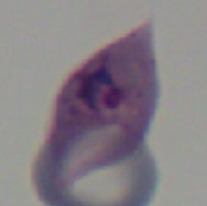
#> input picture data/sample/crops/bbbc041/010961af-b38c-49de-aca0-e3732d73d414_56.png, 207 x 206 px
$ python -i imagestats.py   (imports and definitions only)   (older library calls are emulated)
#> lines starting #> are read from the running program, lines starting #| are printed output that depends on the picture; after the words box and inside, x2 and y2 are one past the last pixel; in counts of white or black regions, pixels touching at a corner belong together
"""Per-image statistics for the EDA.

The features are grouped to match the axes along which the three datasets are
claimed to differ: size, illumination, staining colour, sharpness, and crop
format. Each is cheap enough to compute over all 115k cells and is written to
CSV once, so figures and quoted numbers can be regenerated without touching the
images again.

A note on sharpness. Laplacian variance is the standard no-reference blur
measure, but on raw images it is dominated by pixel dimensions and JPEG
quantisation, so a large sharp slide and a small sharp crop are not comparable.
Every scale-dependent statistic here is therefore computed after resizing to
MODEL_INPUT (224), which is what the network actually sees. `lapvar_native` is
kept alongside it as a footnote, not as the headline number.
"""
from __future__ import annotations

import cv2
import numpy as np
import pandas as pd
from scipy.stats import rankdata
from tqdm.auto import tqdm as _tqdm

from . import paths

# Pixels darker than this count as background padding rather than tissue. NIH
# cells are segmented onto pure black, so the measure separates a masked crop
# from an unmasked one; real stained tissue essentially never goes this dark.
BLACK_LEVEL = 15

# The brightness and sharpness measures are taken on the tissue interior: the
# tissue mask eroded by this many pixels. Erosion matters for the Laplacian,
# which reads a 3x3 neighbourhood, so a pixel sitting on the tissue boundary
# still sees padding and returns the mask edge rather than the optics. Three
# pixels clears that kernel with room to spare.
TISSUE_ERODE_PX = 3
_ERODE_KERNEL = np.ones((2 * TISSUE_ERODE_PX + 1,) * 2, np.uint8)

FEATURES = [
    "w", "h", "area", "aspect", "upscale_factor",
    "gray_mean", "gray_std", "gray_p5", "gray_p50", "gray_p95",
    "r_mean", "g_mean", "b_mean", "rb_diff", "sat_mean", "hue_mean",
    "lapvar224", "lapvar_native",
    "black_frac", "black_frac_outer", "black_frac_center",
    "gray_mean_center", "gray_std_center", "lapvar224_center",
    "r_mean_center", "g_mean_center", "b_mean_center",
    "rb_diff_center", "sat_mean_center", "hue_mean_center",
]

# Features measured on tissue only. NIH cells are segmented onto black, so
# roughly a quarter of every NIH crop is padding. Whole-crop statistics
# therefore describe that padding as much as the cell, and comparing them
# across datasets compares crop format rather than imaging. The centre
# variants are the honest cross-dataset comparison; the whole-crop ones remain
# the right description of what the network is actually fed.
#
# Two windows, for two different failure modes. Colour uses the tissue mask
# (gray >= BLACK_LEVEL) over the whole crop, because a black padding pixel
# contributes S=0, H=0 and R-B=0 and so dilutes every colour average on a masked
# crop. Brightness and sharpness use the central disc intersected with that mask
# eroded by TISSUE_ERODE_PX: the disc keeps the sampled region comparable across
# datasets, the mask removes padding where a crop is small enough for it to
# reach inside the disc, and the erosion keeps a neighbourhood filter off the
# boundary.
CENTER_FEATURES = ["gray_mean_center", "gray_std_center", "lapvar224_center",
                   "r_mean_center", "g_mean_center", "b_mean_center",
                   "rb_diff_center", "sat_mean_center", "hue_mean_center"]


def _radial_masks(size: int):
    """Masks of a crop's outer ring and central disc, by distance from its centre."""
    yy, xx = np.mgrid[0:size, 0:size]
    c = (size - 1) / 2.0
    r = np.sqrt((yy - c) ** 2 + (xx - c) ** 2) / c
    return r > 0.875, r < 0.5   # outer ring, central disc


_OUTER, _CENTER = _radial_masks(paths.MODEL_INPUT)


def interior_mask(gray: np.ndarray) -> np.ndarray:
    """The window the `_center` features are measured on.

    The central disc intersected with the tissue mask, eroded so a
    neighbourhood filter never reads across the padding boundary. Exposed
    rather than inlined because the RQ2 sweep in section J has to measure
    degraded crops the same way; if it used a different window its curve would
    not be on the same scale as the reference lines it is compared against.
    """
    tissue = gray >= BLACK_LEVEL
    if int(tissue.sum()) < 100:
        tissue = np.ones_like(tissue)
    eroded = cv2.erode(tissue.astype(np.uint8), _ERODE_KERNEL).astype(bool)
    interior = eroded & _CENTER
    for fallback in (eroded, tissue):          # tiny or oddly shaped crops
        if int(interior.sum()) >= 100:
            break
        interior = fallback
    return interior


def image_stats(path) -> dict:
    """Every feature in FEATURES for a single image."""
    bgr = cv2.imread(str(path), cv2.IMREAD_COLOR)
#> bgr is the input picture: shape (206, 207, 3); mean B, G, R 133.9, 128, 135.1
    if bgr is None:
        raise FileNotFoundError(f"could not read image: {path}")
    h, w = bgr.shape[:2]
#> h = 206; w = 207

    gray_native = cv2.cvtColor(bgr, cv2.COLOR_BGR2GRAY)
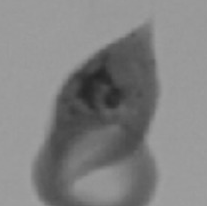
#> gray_native: shape (206, 207); min 36, max 160, mean 130.8
    n = paths.MODEL_INPUT
    small = cv2.resize(bgr, (n, n), interpolation=cv2.INTER_AREA)
    gray = cv2.cvtColor(small, cv2.COLOR_BGR2GRAY)
    hsv = cv2.cvtColor(small, cv2.COLOR_BGR2HSV)
#> hsv: shape (224, 224, 3); mean H, S, V 74.8, 30.2, 138.5

    b, g, r = (small[..., i].astype(np.float32).mean() for i in range(3))
#> b = 133.8; g = 127.9; r = 135
    dark = gray < BLACK_LEVEL
#> dark: shape (224, 224) bool; every value is 0

    # Tissue mask for the colour features. Black padding contributes S=0, H=0
    # and R-B=0, which dilutes every colour average on a masked NIH crop while
    # leaving the unmasked test sets untouched: the same trap the _center
    # variants fix for brightness and sharpness. Fall back to the whole crop
    # if the mask degenerates (an almost entirely black image).
    tissue = ~dark
#> tissue: shape (224, 224) bool; every value is 1
    if int(tissue.sum()) < 100:
        tissue = np.ones_like(dark)

    # Window for the brightness and sharpness measures: the central disc
    # intersected with the eroded tissue mask. Both halves are needed.
    #
    # The disc keeps the comparison like-for-like. Without it the window on an
    # unmasked crop is the entire rectangle, neighbouring cells and background
    # included, so NIH's single segmented cell would be compared against a whole
    # field of view and the contrast difference would be image content rather
    # than imaging.
    #
    # The eroded tissue mask removes the padding. NIH cells vary in size, so on
    # about 7% of crops the padding reaches inside the disc, and the Laplacian
    # then returns the mask edge: those crops score a median near 197 against
    # about 6 for the rest, which inflates NIH's spread enough to make Cohen's d
    # report no sharpness difference where one exists. Erosion is what makes it
    # safe for a neighbourhood filter, which would otherwise read padding from a
    # pixel sitting on the boundary.
    interior = interior_mask(gray)
#> in interior_mask, `interior = eroded & _CENTER`:
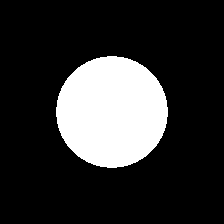
#> interior: shape (224, 224) bool; 19.5% white; 1 white region, box (x1, y1, x2, y2) and area: (56, 56, 168, 168) 9772
#> the loop in interior_mask, `for fallback in (eroded, tissue):` made 1 pass
    bt, gt, rt = (small[..., i].astype(np.float32)[tissue].mean()
                  for i in range(3))
#> bt = 133.8; gt = 127.9; rt = 135

    return {
        "w": w, "h": h, "area": w * h, "aspect": w / h,
        # how much interpolation this cell needs to reach the network input;
        # the resize is to a square, so the SHORT side is the one stretched
        "upscale_factor": n / min(w, h),

        "gray_mean": float(gray.mean()), "gray_std": float(gray.std()),
        "gray_p5": float(np.percentile(gray, 5)),
        "gray_p50": float(np.percentile(gray, 50)),
        "gray_p95": float(np.percentile(gray, 95)),

        "r_mean": float(r), "g_mean": float(g), "b_mean": float(b),
        "rb_diff": float(r - b),                  # Giemsa purple axis
        "sat_mean": float(hsv[..., 1].mean()),
        "hue_mean": float(hsv[..., 0].mean()),

        "lapvar224": float(cv2.Laplacian(gray, cv2.CV_64F).var()),
        "lapvar_native": float(cv2.Laplacian(gray_native, cv2.CV_64F).var()),

        "black_frac": float(dark.mean()),
        "black_frac_outer": float(dark[_OUTER].mean()),
        "black_frac_center": float(dark[_CENTER].mean()),

        # tissue-only versions of the three scale/format-sensitive measures.
        # The `_center` suffix is kept for continuity with earlier runs; the
        # window is the eroded tissue mask, not a central disc.
        "gray_mean_center": float(gray[interior].mean()),
        "gray_std_center": float(gray[interior].std()),
        "lapvar224_center": float(
            cv2.Laplacian(gray, cv2.CV_64F)[interior].var()),

        # tissue-only colour, masked on gray >= BLACK_LEVEL
        "r_mean_center": float(rt), "g_mean_center": float(gt),
        "b_mean_center": float(bt),
        "rb_diff_center": float(rt - bt),
        "sat_mean_center": float(hsv[..., 1][tissue].mean()),
        "hue_mean_center": float(hsv[..., 0][tissue].mean()),
    }


# [9 lines left out: function stats_for_manifest, not called in this run]


def attach_stats(manifest: pd.DataFrame, **kw) -> pd.DataFrame:
    """Manifest columns plus every feature, one row per cell."""
    return pd.concat([manifest, stats_for_manifest(manifest, **kw)], axis=1)


# [64 lines left out: functions cohens_d, separation, domain_gap_table, not called in this run]

>>> result = image_stats('../data/sample/crops/bbbc041/010961af-b38c-49de-aca0-e3732d73d414_56.png')
#> result = 30 items
